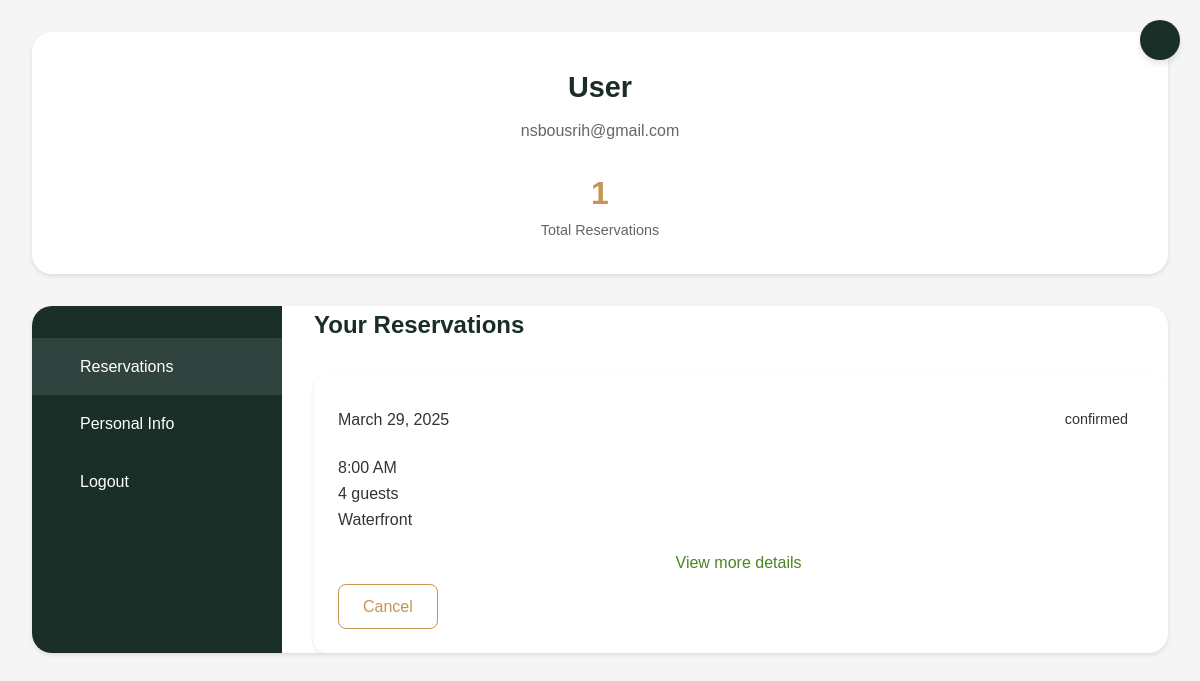
The app's page /profile (signed in), older data.
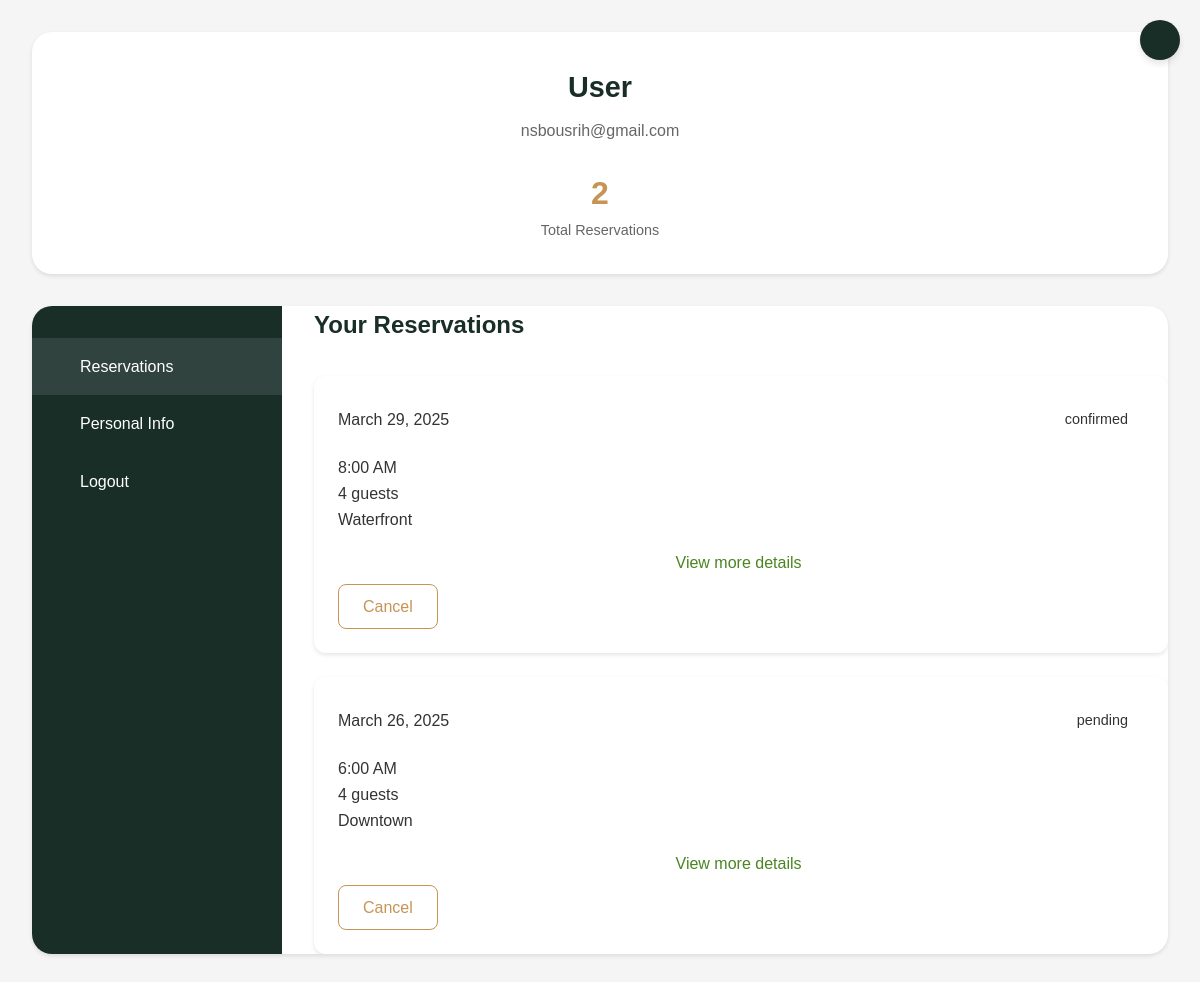
The same page, newer data.
### app.py (models this page shows, shortened)
class User(UserMixin, db.Model):
    __tablename__ = "users"
    id = db.Column(db.Integer, primary_key=True)
    name = db.Column(db.String(100), nullable=False)
    email = db.Column(db.String(100), unique=True, nullable=False)
    phone = db.Column(db.String(15), unique=True, nullable=False)
    password_hash = db.Column(db.Text, nullable=False)
    role = db.Column(db.String(20), nullable=False, default="customer")
    reservations = db.relationship("Reservation", back_populates="user")
    memberships = db.relationship("Membership", back_populates="user")

class Availability(db.Model):
    __tablename__ = "availabilities"
    id = db.Column(db.Integer, primary_key=True)
    date = db.Column(db.Date, nullable=False)
    start_time = db.Column(db.Time, nullable=False)
    end_time = db.Column(db.Time, nullable=False)
    is_available = db.Column(db.Boolean, default=True, nullable=False)
    reservation_type = db.Column(db.String(50), nullable=False)  # "standard_dining", "chefs_tasting", "private_event"
    reservations = db.relationship("Reservation", back_populates="availability")
    @property
    def formatted_start_time(self):
        return self.start_time.strftime("%I:%M %p").lstrip("0")

class Reservation(db.Model):
    __tablename__ = "reservations"
    id = db.Column(db.Integer, primary_key=True)
    user_id = db.Column(db.Integer, db.ForeignKey("users.id"), nullable=False)
    reservation_type = db.Column(db.String(50), nullable=False)
    location_id = db.Column(db.Integer, db.ForeignKey("locations.id"), nullable=False)
    availability_id = db.Column(db.Integer, db.ForeignKey("availabilities.id"), nullable=False)
    status = db.Column(db.String(20), nullable=False, default="pending")
    created_at = db.Column(db.DateTime, nullable=False, default=func.now())
    updated_at = db.Column(db.DateTime, nullable=False, default=func.now(), onupdate=func.now())
    experience_id = db.Column(db.Integer, db.ForeignKey("experiences.id"), nullable=True)
    pairing_id = db.Column(db.Integer, db.ForeignKey("pairings.id"), nullable=True)
    event_package_id = db.Column(db.Integer, db.ForeignKey("event_packages.id"), nullable=True)
    event_add_on_id = db.Column(db.Integer, db.ForeignKey("event_add_ons.id"), nullable=True)
    dining_area_id = db.Column(db.Integer, db.ForeignKey("dining_areas.id"), nullable=True)
    user = db.relationship("User", back_populates="reservations")
    location = db.relationship("Location", back_populates="reservations")
    availability = db.relationship("Availability", back_populates="reservations")
    experience = db.relationship("Experience", back_populates="reservations", foreign_keys=[experience_id])
    pairing = db.relationship("Pairing", back_populates="reservations", foreign_keys=[pairing_id])
    event_package = db.relationship("EventPackage", back_populates="reservations", foreign_keys=[event_package_id])
    event_add_on = db.relationship("EventAddOn", back_populates="reservations", foreign_keys=[event_add_on_id])
    dining_area = db.relationship("DiningArea", back_populates="reservations", foreign_keys=[dining_area_id])
    dietary_preferences = db.relationship("DietaryPreference", back_populates="reservation")
    memberships = db.relationship("Membership", back_populates="reservation", foreign_keys="Membership.reservation_id")
    guest_info = db.relationship("GuestInfo", back_populates="reservation")
    total_price = db.Column(db.Integer, nullable=True)
    event_package_price = db.Column(db.Integer, nullable=True)
    dining_area_price = db.Column(db.Integer, nullable=True)
    experience_price = db.Column(db.Integer, nullable=True)
    add_on_price = db.Column(db.Integer, nullable=True)
    pairing_price = db.Column(db.Integer, nullable=True)

class Location(db.Model):
    __tablename__ = "locations"
    id = db.Column(db.Integer, primary_key=True)
    name = db.Column(db.String(100), nullable=False)
    address = db.Column(db.String(200), nullable=False)
    operating_hours = db.Column(db.String(50), nullable=True)
    contact_number = db.Column(db.String(15), nullable=True)
    tags1 = db.Column(db.String(50), nullable=True)
    tags2 = db.Column(db.String(50), nullable=True)
    tags3 = db.Column(db.String(50), nullable=True)
    image_url = db.Column(db.String(100), nullable=True)
    availability_status = db.Column(db.Boolean, default=True)
    reservations = db.relationship("Reservation", back_populates="location")

### app.py (the view)
@app.route('/profile', methods=['GET', 'POST'])
def profile():
    if not current_user.is_authenticated:
        return redirect(url_for('login'))
    user = User.query.get(current_user.id)
    reservations = Reservation.query.filter_by(user_id=current_user.id).all()
    status = {reservation.id: reservation.status for reservation in reservations}
    reservation_details = []
    for reservation in reservations:
        location = Location.query.get(reservation.location_id) if reservation.location_id else None
        availability = Availability.query.get(reservation.availability_id) if reservation.availability_id else None
        guest_info = reservation.guest_info[0] if reservation.guest_info else None
        package_details = {}
        if reservation.reservation_type and "standard" in reservation.reservation_type.lower():
            if reservation.dining_area_id:
                dining = DiningArea.query.get(reservation.dining_area_id)
                package_details['name'] = dining.name if dining else "Standard Dining"
                package_details['price'] = reservation.dining_area_price or 0
        elif reservation.reservation_type and "private" in reservation.reservation_type.lower():
            if reservation.event_package_id:
                package = EventPackage.query.get(reservation.event_package_id)
                package_details['name'] = package.name if package else "Private Event"
                package_details['price'] = reservation.event_package_price or 0
        elif reservation.reservation_type and ("chef" in reservation.reservation_type.lower() or "table" in reservation.reservation_type.lower()):
            if reservation.experience_id:
                exp = Experience.query.get(reservation.experience_id)
                package_details['name'] = exp.name if exp else "Chef's Table"
                package_details['price'] = reservation.experience_price or 0
            if reservation.event_add_on_id:
                addon = EventAddOn.query.get(reservation.event_add_on_id)
                package_details['addon'] = addon.name if addon else "Add-on"
                package_details['addon_price'] = reservation.add_on_price or 0
        dietary_prefs = [pref.preference for pref in reservation.dietary_preferences] if hasattr(reservation, 'dietary_preferences') else []
        formatted_date = availability.date.strftime('%B %d, %Y') if availability and hasattr(availability, 'date') else "Not specified"
        formatted_time = availability.formatted_start_time if availability and hasattr(availability, 'formatted_start_time') else "Not specified"
        details = {
            'id': reservation.id,
            'location': location.name if location else "Not specified",
            'date': formatted_date,
            'time': formatted_time,
            'type': reservation.reservation_type or "Standard Reservation",
            'guests': guest_info.numberofguests if guest_info else "Not specified",
            'status': reservation.status or "Pending",
            'total_price': reservation.total_price or 0,
            'package': package_details.get('name', 'None'),
            'package_price': package_details.get('price', 0),
            'dietary_preferences': ', '.join(dietary_prefs) if dietary_prefs else "None",
            'special_requests': guest_info.specialrequests if guest_info and hasattr(guest_info, 'specialrequests') else "None"
        }
        if 'addon' in package_details:
            details['addon'] = package_details['addon']
            details['addon_price'] = package_details.get('addon_price', 0)
        reservation_details.append(details)
    if request.method == 'POST':
        pass
    return render_template('profile.html', user=user, reservations=reservation_details , status=status )

### app.py (called while the page is built)
@login.user_loader
def load_user(user_id):
    print("Loading user with ID:", user_id)
    return User.query.get(int(user_id))

### templates/profile.html (shortened to what this page needs)
<!DOCTYPE html>
<html lang="en">
<head>
    <link rel="stylesheet" href="{{ url_for('static', filename='profile.css') }}">
</head>
<body>
    <a href="{{ url_for('home') }}" class="close-btn"></a>
    <div class="profile-container">
        <div class="profile-header">
            <div class="profile-info">
                <h1 class="profile-name">{{ user.fullname if user.fullname else 'User' }}</h1>
                <p class="profile-email">{{ user.email }}</p>
                <div class="profile-stats">
                    <div class="stat-item">
                        <div class="stat-number">{{ reservations|length }}</div>
                        <div class="stat-label">Total Reservations</div>
                    </div>
                </div>
            </div>
        </div>
        <div class="profile-content">
            <div class="profile-sidebar">
                <ul class="sidebar-menu">
                    <li>
                        <a href="#" data-tab="reservations" class="active">
                            <span class="menu-text">Reservations</span>
                        </a>
                    </li>
                    <li>
                        <a href="#" data-tab="personal-info">
                            <span class="menu-text">Personal Info</span>
                        </a>
                    </li>
                    <li>
                        <a href="#" data-tab="logout">
                            <span class="menu-text">Logout</span>
                        </a>
                    </li>
                </ul>
            </div>
            <div class="tab-contents">
                <div class="tab-content active" id="reservations">
                    <h2 class="section-title">Your Reservations</h2>
                    <div class="reservations-grid">
                        {% for reservation in reservations %}
                        <div class="reservation-card" id="reservation-{{ reservation.id }}">
                            <div class="reservation-header">
                                <div class="reservation-date">{{ reservation.date }}</div>
                                <span class="reservation-status status-{{ reservation.status|lower }}">{{ reservation.status }}</span>
                            </div>
                            <div class="reservation-details">
                                <div class="detail-item">
                                    <span>{{ reservation.time }}</span>
                                </div>
                                <div class="detail-item">
                                    <span>{{ reservation.guests }} guests</span>
                                </div>
                                <div class="detail-item">
                                    <span>{{ reservation.location }}</span>
                                </div>
                            </div>
                            <div class="toggle-details">
                                <span>View more details</span>
                            </div>
                            <div class="reservation-actions">
                                <button class="action-btn btn-secondary" disabled>Cancel</button>
                            </div>
                        </div>
                        {% endfor %}
                    </div>
                </div>
            </div>
        </div>
    </div>
</body>
</html>

### static/profile.css (style rules this page uses)
:root { --color-primary: #1a2e28; --color-accent: #c69455; --color-background: #f5f5f5; --color-text: #333333; --color-text-light: #666666; --color-border: #dddddd; --color-success: #28a745; --color-warning: #ffc107; --shadow-sm: 0 2px 4px rgba(0, 0, 0, 0.1); --shadow-md: 0 4px 6px rgba(0, 0, 0, 0.1); --radius-sm: 8px; --radius-md: 12px; --radius-lg: 20px; }
* { margin: 0; padding: 0; box-sizing: border-box; }
body { font-family: 'Arial', sans-serif; background-color: var(--color-background); color: var(--color-text); line-height: 1.6; }
.close-btn { position: fixed; top: 20px; right: 20px; width: 40px; height: 40px; background: var(--color-primary); border-radius: 50%; display: flex; align-items: center; justify-content: center; color: white; text-decoration: none; box-shadow: var(--shadow-md); z-index: 1000; transition: transform 0.3s ease; }
.profile-container { max-width: 1200px; margin: 0 auto; padding: 2rem; }
.profile-header { background: white; padding: 2rem; border-radius: var(--radius-lg); margin-bottom: 2rem; box-shadow: var(--shadow-sm); text-align: center; }
.profile-name { font-size: 1.8rem; color: var(--color-primary); margin-bottom: 0.5rem; }
.profile-email { color: var(--color-text-light); margin-bottom: 1.5rem; }
.profile-stats { display: flex; justify-content: center; }
.stat-item { text-align: center; }
.stat-number { font-size: 2rem; font-weight: bold; color: var(--color-accent); }
.stat-label { color: var(--color-text-light); font-size: 0.9rem; }
.profile-content { display: grid; grid-template-columns: 250px 1fr; gap: 2rem; background: white; border-radius: var(--radius-lg); overflow: hidden; box-shadow: var(--shadow-sm); }
.profile-sidebar { background: var(--color-primary); padding: 2rem 0; }
.sidebar-menu { list-style: none; }
.sidebar-menu a { display: flex; align-items: center; padding: 1rem 2rem; color: white; text-decoration: none; transition: background-color 0.3s ease; gap: 1rem; }
.sidebar-menu a:hover, .sidebar-menu a.active { background: rgba(255, 255, 255, 0.1); }
.section-title { color: var(--color-primary); margin-bottom: 2rem; font-size: 1.5rem; }
.reservations-grid { display: grid; gap: 1.5rem; }
.reservation-card { background: white; border-radius: var(--radius-md); padding: 1.5rem; box-shadow: var(--shadow-sm); }
.reservation-header { display: flex; justify-content: space-between; align-items: center; margin-bottom: 1rem; }
.reservation-status { padding: 0.5rem 1rem; border-radius: var(--radius-sm); font-size: 0.9rem; }
.btn-primary, .btn-secondary { padding: 0.8rem 1.5rem; border-radius: var(--radius-sm); font-size: 1rem; cursor: pointer; transition: all 0.3s ease; }
.btn-secondary { background: transparent; color: var(--color-accent); border: 1px solid var(--color-accent); }
.tab-content { display: none; }
.tab-content.active { display: block; }

### templates/profile.html (style rules this page uses)
.reservation-card { transition: all 0.3s ease; cursor: pointer; overflow: hidden; }
.toggle-details { color: #4a8522; display: flex; align-items: center; justify-content: center; padding: 8px; margin-top: 10px; font-weight: 500; transition: all 0.3s ease; }

Row changes from the older to the newer data that the page shows:
now on this page (row edited): Availability: date "March 26, 2025", status "pending", time "6:00 AM", guests "4", location "Downtown"
Text that changed along with them:
{{ reservations|length }}: "1" → "2"
